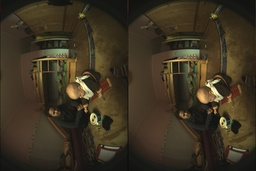
#> input picture 0.jpg, 256 x 171 px, shrunk from 1920 x 1280 before the run
$ python convert.py
#> lines starting #> are read from the running program, lines starting #| are printed output that depends on the picture
#!/usr/bin/python

import cv2
import numpy as np
import math

import controllers.main

# fx fy cx cy w
intrinsics = [
  [384.4186, 382.2022, 655.2742, 508.9167, 0.9550048],
  [383.6429, 381.5082, 655.4424, 486.0166, 0.9527258]]

def fov_project(intrinsics, xu, yu):
  ru = np.sqrt(xu*xu + yu*yu)
  rd_ru = 1.0
  if ru > 1.e-5:
    rd = 1.0 / intrinsics[4] * np.arctan(2 * ru * np.tan(intrinsics[4] / 2))
    rd_ru = rd/ru
  x = intrinsics[2] + intrinsics[0] * xu * rd_ru
  y = intrinsics[3] + intrinsics[1] * yu * rd_ru
  if y < 2:
    y = -1
  if y > height - 3:
    y = -1
  return x, y

def equirect_unproject(width, height, x, y):
  longit = x / float(width-1) * math.pi
  latit = (y - float(height-1) / 2) / float(height-1) * math.pi
  x = -1.0 * math.cos(latit) * math.cos(longit)
  y = math.sin(latit)
  z = math.cos(latit) * math.sin(longit) + 1e-15
  return x/z, y/z

def render_equirect(image, pano_size, intrinsics):
  map_x = np.zeros((pano_size, pano_size))
  map_y = np.zeros((pano_size, pano_size))

  for y in range(1, pano_size -1):
    for x in range(1, pano_size - 1):
      [x_norm, y_norm] = equirect_unproject(pano_size, pano_size, x, y)
      [x_out, y_out] = fov_project(intrinsics, x_norm, y_norm)
      map_x[y, x] = x_out
      map_y[y, x] = y_out

  map_x_32 = map_x.astype('float32')
  map_y_32 = map_y.astype('float32')
  image_equirect = cv2.remap(image, map_x_32, map_y_32, cv2.INTER_CUBIC | cv2.BORDER_CONSTANT)
  return image_equirect

orig_img = cv2.imread("0.jpg")
#> orig_img is the input picture: shape (171, 256, 3); mean B, G, R 34.7, 51.8, 61.3

width = orig_img.shape[0]
#> width = 171
height = orig_img.shape[1] / 2
#> height = 128

#extract left and right image.
map_x = np.array([np.arange(height)]).repeat(width, axis=0).transpose()
map_y = np.array([width - 1 - np.arange(width)]).repeat(height, axis=0)
map_x_32 = map_x.astype('float32')
map_y_32 = map_y.astype('float32')

left_img = cv2.remap(orig_img, map_x_32, map_y_32, cv2.INTER_NEAREST)
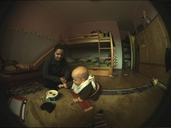
#> left_img: shape (128, 171, 3); mean B, G, R 34.5, 51.5, 60.3
right_img = cv2.remap(orig_img, map_x_32 + height, map_y_32, cv2.INTER_NEAREST)
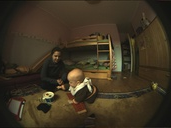
#> right_img: shape (128, 171, 3); mean B, G, R 34.8, 52, 62.2
cv2.imwrite("left.png", left_img)
cv2.imwrite("right.png", right_img)

pano_size = max(width, height)
#> pano_size = 171

left_img_equirect = render_equirect(left_img, pano_size, intrinsics[0])
#> after the loop in render_equirect, `for y in range(1, pano_size -1):`:
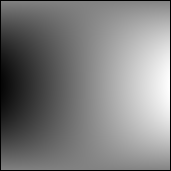
#> map_x: shape (171, 171) float64; min 0, max 1280.4, mean 640; drawn with min black and max white
#> after the loop in render_equirect, `for y in range(1, pano_size -1):`:
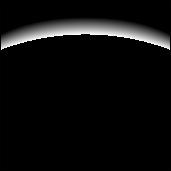
#> map_y: shape (171, 171) float64; min -1, max 125, mean 5.2; drawn with min black and max white
#> in render_equirect, `image_equirect = cv2.remap(image, map_x_32, map_y_32, cv2.INTER_CUBIC ..`:
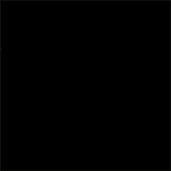
#> image_equirect: shape (171, 171, 3); mean B, G, R 0.3, 0.4, 0.4
cv2.imwrite("left_equirect.jpg", left_img_equirect)
right_img_equirect = render_equirect(right_img, pano_size, intrinsics[1])
#> call 2 of render_equirect, with pano_size = 171
#> after the loop in render_equirect (call 2), `for y in range(1, pano_size -1):`:
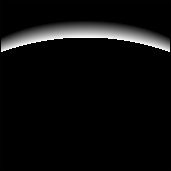
#> map_y: shape (171, 171) float64; min -1, max 124.7, mean 5.1; drawn with min black and max white
cv2.imwrite("right_equirect.jpg", right_img_equirect)
